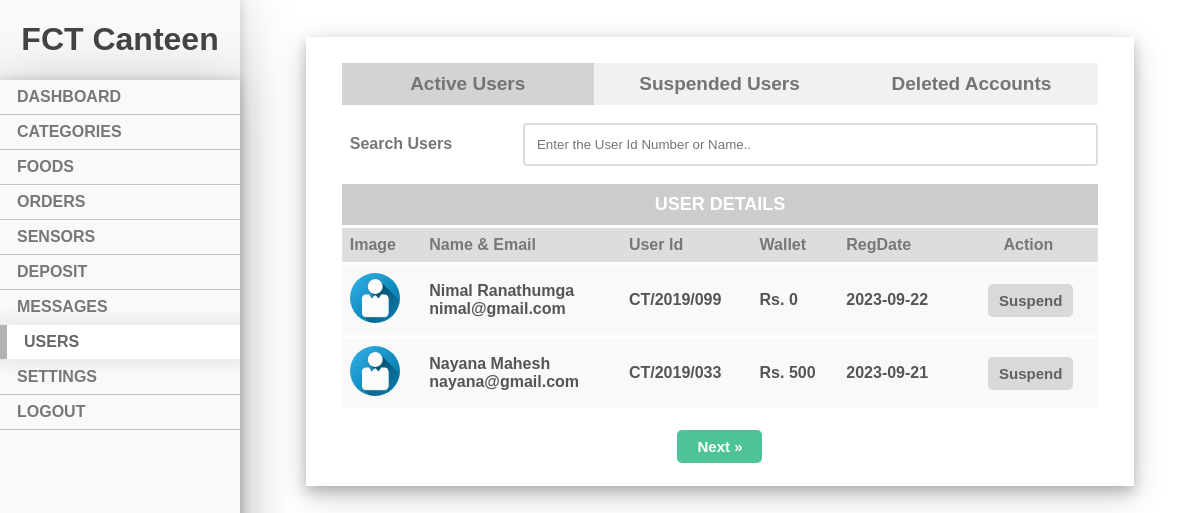
Screenshot of /admin/user/adUser.php with the database file from the repository.
### tables this page shows
CREATE TABLE `customer` (
  `customer_id` int(6) NOT NULL,
  `fname` varchar(30) NOT NULL,
  `lname` varchar(30) NOT NULL,
  `email` varchar(70) NOT NULL,
  `reg_no` varchar(15) NOT NULL,
  `password` varchar(500) NOT NULL,
  `profile_pic` varchar(255) NOT NULL,
  `wallet` int(8) NOT NULL DEFAULT 0,
  `reg_date` date NOT NULL DEFAULT current_timestamp()
);

### admin/user/adUser.php (the view, shortened to what this page needs)
<!DOCTYPE html>
<html>
  <head>
    <link rel="stylesheet" type="text/css" href="adFood.css">
    <link rel="stylesheet" type="text/css" href="addFood.css">
    <link rel="stylesheet" type="text/css" href="depositRecord.css">
    <link rel="stylesheet" type="text/css" href="tab.css">
    <link rel="stylesheet" type="text/css" href="suspendedUsers.css">
  </head>
  <body>
    <div class="mainSideNav">
      <h1 style="color: #444; font-family: 'Franklin Gothic Medium',
        'Arial Narrow', Arial, sans-serif; font-weight: bold; text-align: center;">FCT Canteen</h1>
      <ul class="sidenav">
        <li><a href="http://localhost/files/CanteenFCT/admin/dashboard/dashboard.php">DASHBOARD</a></li>
        <li><a href="http://localhost/files/CanteenFCT/admin/category/adCategory.php">CATEGORIES</a></li>
        <li><a href="http://localhost/files/CanteenFCT/admin/food/adFood.php">FOODS</a></li>
        <li><a href="http://localhost/files/CanteenFCT/admin/order/adOrder.php">ORDERS</a></li>
        <li><a href="http://localhost/files/CanteenFCT/admin/sensor/sensor.php">SENSORS</a></li>
        <li><a href="http://localhost/files/CanteenFCT/admin/deposit/adDeposit.php">DEPOSIT</a></li>
        <li><a href="#CONTACT">MESSAGES</a></li>
        <li><a class="current" href="http://localhost/files/CanteenFCT/admin/user/adUser.php">USERS</a></li>
        <li><a href="#CONTACT">SETTINGS</a></li>
        <li><a href="#CONTACT">LOGOUT</a></li>
      </ul>
    </div>
    <div class="content"><br><br>
        <div class="container">
          <div class="tab">
            <button style="background-color:#ccc;" class="tablinks" onclick="openAdUser()">Active Users</button>
            <button class="tablinks" onclick="openSuspendedUser()">Suspended Users</button>
            <button class="tablinks" onclick="openDeletedUser()">Deleted Accounts</button>
          </div>
          <form action="defaultUsersPageSwap.php" method="post" autocomplete="off">
            <div class="row">
              <div class="col-25">
                <label for="idDepositUser">Search Users</label>
              </div>
              <div class="col-75">
                <input type="text" id="idDepositUser" name="idDepositUser" onkeyup="showRecords(this.value)" placeholder="Enter the User Id Number or Name..">
              </div>
            </div><br>
            <div id="txtHint2">
              <?php
              require '../../config.php';
              $limit = 2;
              $offset = 0;
              $sql = "SELECT * FROM customer WHERE customer_id NOT IN (SELECT customer_id FROM suspended_customer) ORDER BY customer_id DESC LIMIT $offset,$limit";
              $searchRows = $conn->query($sql);
              $sql2 = "SELECT * FROM customer WHERE customer_id NOT IN (SELECT customer_id FROM suspended_customer) ORDER BY customer_id DESC";
              $rowsAmount = $conn->query($sql2);
              if(mysqli_num_rows($searchRows)>0) {
              ?>
              <table class="cateItem">
                      <tr id = "Visible">
                          <th style="border-top: none;" colspan="6">USER DETAILS</th>
                      </tr>
                      <tr style="background-color:#ddd;">
                          <td><span class="spanRecode2">Image</span></td>
                          <td><span class="spanRecode2">Name & Email</span></td>
                          <td><span class="spanRecode2">User Id</span></td>
                          <td><span class="spanRecode2">Wallet</span></td>
                          <td><span class="spanRecode2">RegDate</span></td>
                          <td style="text-align:right;"><span class="spanRecode2" style="padding-right:37px;">Action</span></td>
                      </tr>
              <?php
                  }
                  while($searchRow = mysqli_fetch_assoc($searchRows)){
              ?>
                  <tr>
                      <td><image style="border-radius: 50px;" class="zoomUser" src="../../signup_form/profilePic/<?php echo $searchRow["profile_pic"]; ?>" width="50px" height="50px"></td>
                      <td><span class="spanRecode"><?php echo $searchRow["fname"]; ?><?php echo " "; ?><?php echo $searchRow["lname"]; ?>
                      <br><?php echo $searchRow["email"]; ?></span></td>
                      <td><span class="spanRecode"><?php echo $searchRow["reg_no"]; ?></span></td>
                      <td><span class="spanRecode">Rs. <?php echo $searchRow["wallet"]; ?></span></td>
                      <td><span class="spanRecode"><?php echo $searchRow["reg_date"]; ?></span></td>
                      <td><button type="button" class="deleteCateButton" name="suspendSubmit" value="<?=$searchRow["customer_id"]; ?>" onclick="getUserId(this.value)">Suspend</button></td>
                  </tr>
              <?php
                  }
              ?>
              </table>
              <table class="pageSwap">
                  <?php
                      if(((mysqli_num_rows($rowsAmount))>($offset+$limit)) && ($offset == 0)) {
                  ?>
                      <tr>
                          <th class="next" style="border-top: none;"><button style="float:none;" type="submit" value="<?=$offset; ?>" class="hideCateButton" name="nextSubmit">Next &raquo;</button></th>
                      </tr>
                  <?php
                      }
                  ?>
              </table>
            </div>
          </form>
        </div>
    </div><br><br>
  </body>
</html>

### admin/user/adFood.css (style rules this page uses)
body { margin: 0; font-family: sans-serif; }
* { -webkit-transition: 0.2s; transition: 0.2s; }
html { scroll-behavior: smooth; }
.mainSideNav { margin: 0; padding: 0; width: 20%; background-color: #f9f9f9; position: fixed; height: 100%; overflow: auto; box-shadow: 0 0 10px 0 rgba(50, 50, 50, 0.2), 0 0 50px 0 rgba(50, 50, 50, 0.22); z-index: 1; }
ul.sidenav { list-style-type: none; margin: 0; padding: 0; width: 20%; background-color: #f9f9f9; position: fixed; height: 100%; overflow: auto; box-shadow: 0 0 10px 0 rgba(50, 50, 50, 0.2), 0 0 50px 0 rgba(50, 50, 50, 0.22); }
ul.sidenav li a { display: block; color: #777; padding: 8px 17px; font-weight: bold; text-decoration: none; }
ul.sidenav li { border-bottom: 1px solid rgba(0, 0, 0, 0.22); }
ul.sidenav li a.current { background-color: white; border-left: 7px solid rgba(0, 0, 0, 0.3);; color: #666; box-shadow: 5px 0 11px 7px #eee,5px 0 11px 7px #eee; }
div.content { margin-left: 20%; padding: 1px 66px; height: auto; }
table.cateItem { border-collapse: collapse; width: 96%; margin: 0 2% 2% 2%; }
.cateItem th { padding:10px; font-size: 18px; border-bottom: 3px solid white; background-color: #ccc; border-top: 17px solid white; color: white; }
.cateItem td { padding: 8px; text-align: left; border-top: 3px solid white; border-bottom: 3px solid white; color: #555; }
.cateItem tr { background-color: #f9f9f9 }
.deleteCateButton { position: relative; background-color: #ccc; border: none; border-radius: 5px; font-size: 15px; color: #222; font-weight: bold; padding: 8px; width: 85px; text-align: center; -webkit-transition-duration: 0.4s; transition-duration: 0.4s; text-decoration: none; overflow: hidden; cursor: pointer; opacity: 0.7; }
.hideCateButton { position: relative; background-color: #04AA6D; border: none; border-radius: 5px; font-size: 15px; color: #FFFFFF; font-weight: bold; padding: 8px; width: 85px; text-align: center; -webkit-transition-duration: 0.4s; transition-duration: 0.4s; text-decoration: none; overflow: hidden; cursor: pointer; opacity: 0.7; margin: 0 0 15px 0; z-index: 0; }
.pageSwap { width: 30%; margin-left: auto; margin-right: auto; }

### admin/user/addFood.css (style rules this page uses)
* { box-sizing: border-box; -webkit-transition: 0.2s; transition: 0.2s; }
body { margin: 0; font-family: sans-serif; }
input[type=text], input[type=number], select, textarea { width: 100%; padding: 12px; border: 2px solid #ddd; border-radius: 4px; resize: vertical; }
label { padding: 12px 12px 12px 8px; display: inline-block; font-weight: bold; color: #777; }
button { opacity: 0.8; padding: 10px 13px; border: none; border-radius: 4px; cursor: pointer; float: right; margin-right: 17px; width: 100px; background-color: #ccc; color: #222; -webkit-transition-duration: 0.4s; transition-duration: 0.4s; }
.container { background-color: white; padding: 20px 20px 5px 20px; box-shadow: 0 6px 12px 0 rgba(0, 0, 0, 0.2), 0 9px 30px 0 rgba(0, 0, 0, 0.19); }
.col-25 { float: left; width: 23%; margin-top: 6px; margin-left: 2%; }
.col-75 { float: left; width: 73%; margin-top: 6px; margin-right: 2%; }
.row::after { content: ""; display: table; clear: both; }
.mainSideNav { margin: 0; padding: 0; width: 20%; background-color: #f9f9f9; position: fixed; height: 100%; overflow: auto; box-shadow: 0 0 10px 0 rgba(50, 50, 50, 0.2), 0 0 50px 0 rgba(50, 50, 50, 0.22); z-index: 1; }
ul.sidenav { list-style-type: none; margin: 0; padding: 0; width: 20%; background-color: #f9f9f9; position: fixed; height: 100%; overflow: auto; box-shadow: 0 0 10px 0 rgba(50, 50, 50, 0.2), 0 0 50px 0 rgba(50, 50, 50, 0.22); }
ul.sidenav li a { display: block; color: #777; padding: 8px 17px; font-weight: bold; text-decoration: none; }
ul.sidenav li { border-bottom: 1px solid rgba(0, 0, 0, 0.22); }
div.content { margin-left: 20%; padding: 1px 66px; height: auto; }

### admin/user/depositRecord.css (style rules this page uses)
.spanRecode { font-weight: bold; color: #555; }
.spanRecode2 { font-weight: bold; color: #777; }

### admin/user/tab.css (style rules this page uses)
.tab { overflow: hidden; border: none; background-color: #f1f1f1; float: left; width: 96%; margin: 6px 2% 12px 2%; }
.tab button { background-color: inherit; float: left; border: none; outline: none; cursor: pointer; width: 33.3%; padding: 10px 16px; transition: 0.3s; font-size: 19px; font-weight: bold; color: #555; margin: 0; border-radius: 0; }

### rows the page displays
customer: profile_pic (picture), fname "Nimal", lname "Ranathumga", email "nimal@gmail.com", reg_no "CT/2019/099", wallet "0", reg_date "2023-09-22", $searchRow["customer_id"] 11 (drawn)
customer: profile_pic (picture), fname "Nayana", lname "Mahesh", email "nayana@gmail.com", reg_no "CT/2019/033", wallet "500", reg_date "2023-09-21", $searchRow["customer_id"] 10 (drawn)
